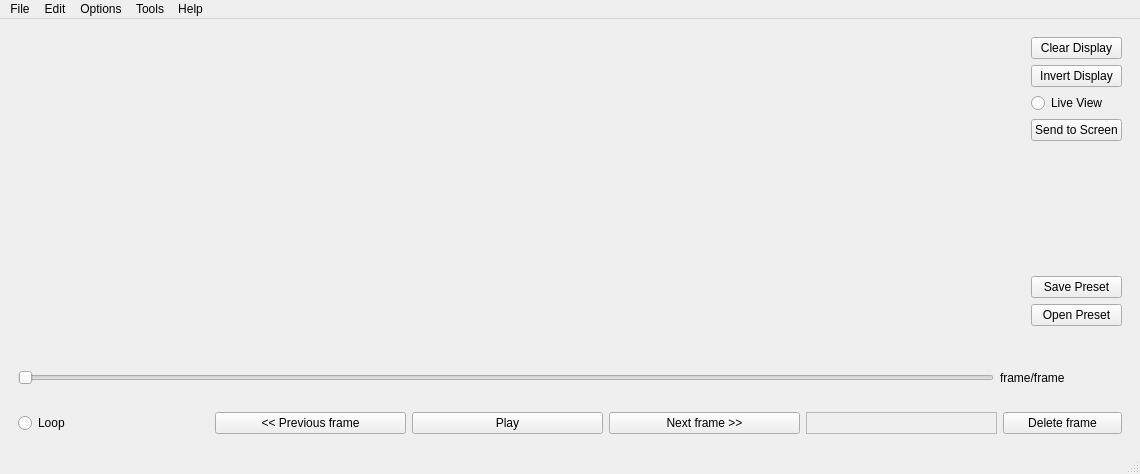
<?xml version="1.0" encoding="UTF-8"?>
<ui version="4.0">
 <class>MainWindow</class>
 <widget class="QMainWindow" name="MainWindow">
  <property name="geometry">
   <rect>
    <x>0</x>
    <y>0</y>
    <width>1140</width>
    <height>474</height>
   </rect>
  </property>
  <property name="windowTitle">
   <string>MainWindow</string>
  </property>
  <widget class="QWidget" name="centralwidget">
   <layout class="QVBoxLayout" name="verticalLayout_3" stretch="3,1">
    <item>
     <layout class="QHBoxLayout" name="horizontalLayout" stretch="8,0">
      <item>
       <widget class="QWidget" name="widget" native="true">
        <widget class="matrixWidget" name="LEDmatrixWidget" native="true">
         <property name="geometry">
          <rect>
           <x>10</x>
           <y>10</y>
           <width>960</width>
           <height>240</height>
          </rect>
         </property>
        </widget>
       </widget>
      </item>
      <item>
       <widget class="QWidget" name="menuButtons" native="true">
        <layout class="QVBoxLayout" name="verticalLayout_5">
         <item>
          <widget class="QPushButton" name="clearDisplay">
           <property name="text">
            <string>Clear Display</string>
           </property>
          </widget>
         </item>
         <item>
          <widget class="QPushButton" name="invertDisplay">
           <property name="text">
            <string>Invert Display</string>
           </property>
          </widget>
         </item>
         <item>
          <widget class="QRadioButton" name="liveView">
           <property name="text">
            <string>Live View</string>
           </property>
          </widget>
         </item>
         <item>
          <widget class="QPushButton" name="sendtoScreen">
           <property name="text">
            <string>Send to Screen</string>
           </property>
          </widget>
         </item>
         <item>
          <spacer name="verticalSpacer">
           <property name="orientation">
            <enum>Qt::Vertical</enum>
           </property>
           <property name="sizeHint" stdset="0">
            <size>
             <width>20</width>
             <height>30</height>
            </size>
           </property>
          </spacer>
         </item>
         <item>
          <widget class="QPushButton" name="savePreset">
           <property name="text">
            <string>Save Preset</string>
           </property>
          </widget>
         </item>
         <item>
          <widget class="QPushButton" name="openPreset">
           <property name="text">
            <string>Open Preset</string>
           </property>
          </widget>
         </item>
        </layout>
       </widget>
      </item>
     </layout>
    </item>
    <item>
     <widget class="QWidget" name="animToolWidget" native="true">
      <layout class="QVBoxLayout" name="verticalLayout_2">
       <item>
        <layout class="QHBoxLayout" name="horizontalLayout_4" stretch="8,1">
         <item>
          <widget class="QSlider" name="horizontalSlider">
           <property name="minimum">
            <number>0</number>
           </property>
           <property name="maximum">
            <number>0</number>
           </property>
           <property name="sliderPosition">
            <number>0</number>
           </property>
           <property name="orientation">
            <enum>Qt::Horizontal</enum>
           </property>
          </widget>
         </item>
         <item>
          <widget class="QLabel" name="frameLabel">
           <property name="text">
            <string>frame/frame</string>
           </property>
          </widget>
         </item>
        </layout>
       </item>
       <item>
        <layout class="QHBoxLayout" name="horizontalLayout_6" stretch="8,8,8,8,8,5">
         <item>
          <widget class="QRadioButton" name="toggleLoop">
           <property name="text">
            <string>Loop</string>
           </property>
          </widget>
         </item>
         <item>
          <widget class="QPushButton" name="prevFrame">
           <property name="text">
            <string>&lt;&lt; Previous frame</string>
           </property>
          </widget>
         </item>
         <item>
          <widget class="QPushButton" name="playpauseButton">
           <property name="text">
            <string>Play</string>
           </property>
          </widget>
         </item>
         <item>
          <widget class="QPushButton" name="nextFrame">
           <property name="toolTip">
            <string>Creates a new frame if necessary</string>
           </property>
           <property name="toolTipDuration">
            <number>1</number>
           </property>
           <property name="text">
            <string>Next frame &gt;&gt;</string>
           </property>
          </widget>
         </item>
         <item>
          <widget class="QFrame" name="frame_2">
           <property name="frameShape">
            <enum>QFrame::StyledPanel</enum>
           </property>
           <property name="frameShadow">
            <enum>QFrame::Raised</enum>
           </property>
          </widget>
         </item>
         <item>
          <widget class="QPushButton" name="deleteFrame">
           <property name="text">
            <string>Delete frame</string>
           </property>
          </widget>
         </item>
        </layout>
       </item>
      </layout>
     </widget>
    </item>
   </layout>
  </widget>
  <widget class="QMenuBar" name="menubar">
   <property name="geometry">
    <rect>
     <x>0</x>
     <y>0</y>
     <width>1140</width>
     <height>30</height>
    </rect>
   </property>
   <widget class="QMenu" name="menuFile">
    <property name="title">
     <string>File</string>
    </property>
    <addaction name="actionOpen"/>
    <addaction name="actionSave"/>
   </widget>
   <widget class="QMenu" name="menuOptions">
    <property name="title">
     <string>Options</string>
    </property>
    <addaction name="actionConnect"/>
    <addaction name="actionDisconnect"/>
    <addaction name="separator"/>
    <addaction name="actionMicrphone_monitor"/>
   </widget>
   <widget class="QMenu" name="menuHelp">
    <property name="title">
     <string>Help</string>
    </property>
   </widget>
   <widget class="QMenu" name="menuTools">
    <property name="title">
     <string>Tools</string>
    </property>
    <addaction name="actionAnimation"/>
   </widget>
   <widget class="QMenu" name="menuEdit">
    <property name="title">
     <string>Edit</string>
    </property>
    <addaction name="actionCopy"/>
    <addaction name="actionPaste"/>
   </widget>
   <addaction name="menuFile"/>
   <addaction name="menuEdit"/>
   <addaction name="menuOptions"/>
   <addaction name="menuTools"/>
   <addaction name="menuHelp"/>
  </widget>
  <widget class="QStatusBar" name="statusbar"/>
  <action name="actionOpen">
   <property name="text">
    <string>Open</string>
   </property>
  </action>
  <action name="actionSave">
   <property name="text">
    <string>Save</string>
   </property>
   <property name="shortcut">
    <string>Ctrl+S</string>
   </property>
  </action>
  <action name="actionAnimation">
   <property name="checkable">
    <bool>true</bool>
   </property>
   <property name="text">
    <string>Animation</string>
   </property>
  </action>
  <action name="actionCopy">
   <property name="text">
    <string>Copy</string>
   </property>
   <property name="shortcut">
    <string>Ctrl+C</string>
   </property>
  </action>
  <action name="actionPaste">
   <property name="text">
    <string>Paste</string>
   </property>
   <property name="shortcut">
    <string>Ctrl+V</string>
   </property>
  </action>
  <action name="actionConnect">
   <property name="text">
    <string>Connect</string>
   </property>
  </action>
  <action name="actionDisconnect">
   <property name="text">
    <string>Disconnect</string>
   </property>
  </action>
  <action name="actionSet_Frame_from_file">
   <property name="text">
    <string>Set Frame from file</string>
   </property>
  </action>
  <action name="actionMicrphone_monitor">
   <property name="checkable">
    <bool>true</bool>
   </property>
   <property name="text">
    <string>Micrphone monitor</string>
   </property>
  </action>
 </widget>
 <customwidgets>
  <customwidget>
   <class>matrixWidget</class>
   <extends>QWidget</extends>
   <header location="global">matrixwidget.h</header>
   <container>1</container>
   <slots>
    <slot>slotClear()</slot>
    <slot>slotInvert()</slot>
    <slot>slotSave()</slot>
    <slot>slotOpen()</slot>
    <slot>slotSendOut()</slot>
    <slot>slotSetIP(QString)</slot>
    <slot>slotSliderValChanged(int)</slot>
    <slot>slotDeleteFrame()</slot>
    <slot>slotCopyFrame()</slot>
    <slot>slotPasteFrame()</slot>
    <slot>slotMic(bool)</slot>
   </slots>
  </customwidget>
 </customwidgets>
 <resources/>
 <connections>
  <connection>
   <sender>actionConnect</sender>
   <signal>triggered()</signal>
   <receiver>MainWindow</receiver>
   <slot>slotConnect()</slot>
   <hints>
    <hint type="sourcelabel">
     <x>-1</x>
     <y>-1</y>
    </hint>
    <hint type="destinationlabel">
     <x>551</x>
     <y>206</y>
    </hint>
   </hints>
  </connection>
  <connection>
   <sender>horizontalSlider</sender>
   <signal>valueChanged(int)</signal>
   <receiver>LEDmatrixWidget</receiver>
   <slot>slotSliderValChanged(int)</slot>
   <hints>
    <hint type="sourcelabel">
     <x>502</x>
     <y>332</y>
    </hint>
    <hint type="destinationlabel">
     <x>496</x>
     <y>166</y>
    </hint>
   </hints>
  </connection>
  <connection>
   <sender>deleteFrame</sender>
   <signal>clicked()</signal>
   <receiver>LEDmatrixWidget</receiver>
   <slot>slotDeleteFrame()</slot>
   <hints>
    <hint type="sourcelabel">
     <x>1061</x>
     <y>374</y>
    </hint>
    <hint type="destinationlabel">
     <x>496</x>
     <y>166</y>
    </hint>
   </hints>
  </connection>
  <connection>
   <sender>actionCopy</sender>
   <signal>triggered()</signal>
   <receiver>LEDmatrixWidget</receiver>
   <slot>slotCopyFrame()</slot>
   <hints>
    <hint type="sourcelabel">
     <x>-1</x>
     <y>-1</y>
    </hint>
    <hint type="destinationlabel">
     <x>496</x>
     <y>166</y>
    </hint>
   </hints>
  </connection>
  <connection>
   <sender>actionPaste</sender>
   <signal>triggered()</signal>
   <receiver>LEDmatrixWidget</receiver>
   <slot>slotPasteFrame()</slot>
   <hints>
    <hint type="sourcelabel">
     <x>-1</x>
     <y>-1</y>
    </hint>
    <hint type="destinationlabel">
     <x>496</x>
     <y>166</y>
    </hint>
   </hints>
  </connection>
  <connection>
   <sender>actionMicrphone_monitor</sender>
   <signal>toggled(bool)</signal>
   <receiver>LEDmatrixWidget</receiver>
   <slot>slotMic(bool)</slot>
   <hints>
    <hint type="sourcelabel">
     <x>-1</x>
     <y>-1</y>
    </hint>
    <hint type="destinationlabel">
     <x>496</x>
     <y>166</y>
    </hint>
   </hints>
  </connection>
  <connection>
   <sender>clearDisplay</sender>
   <signal>clicked()</signal>
   <receiver>LEDmatrixWidget</receiver>
   <slot>slotClear()</slot>
   <hints>
    <hint type="sourcelabel">
     <x>1078</x>
     <y>54</y>
    </hint>
    <hint type="destinationlabel">
     <x>496</x>
     <y>166</y>
    </hint>
   </hints>
  </connection>
  <connection>
   <sender>invertDisplay</sender>
   <signal>clicked()</signal>
   <receiver>LEDmatrixWidget</receiver>
   <slot>slotInvert()</slot>
   <hints>
    <hint type="sourcelabel">
     <x>1078</x>
     <y>94</y>
    </hint>
    <hint type="destinationlabel">
     <x>496</x>
     <y>166</y>
    </hint>
   </hints>
  </connection>
  <connection>
   <sender>sendtoScreen</sender>
   <signal>clicked()</signal>
   <receiver>LEDmatrixWidget</receiver>
   <slot>slotSendOut()</slot>
   <hints>
    <hint type="sourcelabel">
     <x>1078</x>
     <y>162</y>
    </hint>
    <hint type="destinationlabel">
     <x>496</x>
     <y>166</y>
    </hint>
   </hints>
  </connection>
  <connection>
   <sender>savePreset</sender>
   <signal>clicked()</signal>
   <receiver>LEDmatrixWidget</receiver>
   <slot>slotSave()</slot>
   <hints>
    <hint type="sourcelabel">
     <x>1078</x>
     <y>278</y>
    </hint>
    <hint type="destinationlabel">
     <x>496</x>
     <y>166</y>
    </hint>
   </hints>
  </connection>
  <connection>
   <sender>openPreset</sender>
   <signal>clicked()</signal>
   <receiver>LEDmatrixWidget</receiver>
   <slot>slotOpen()</slot>
   <hints>
    <hint type="sourcelabel">
     <x>1078</x>
     <y>318</y>
    </hint>
    <hint type="destinationlabel">
     <x>496</x>
     <y>166</y>
    </hint>
   </hints>
  </connection>
  <connection>
   <sender>actionSave</sender>
   <signal>triggered()</signal>
   <receiver>LEDmatrixWidget</receiver>
   <slot>slotSave()</slot>
   <hints>
    <hint type="sourcelabel">
     <x>-1</x>
     <y>-1</y>
    </hint>
    <hint type="destinationlabel">
     <x>496</x>
     <y>166</y>
    </hint>
   </hints>
  </connection>
  <connection>
   <sender>actionOpen</sender>
   <signal>triggered()</signal>
   <receiver>LEDmatrixWidget</receiver>
   <slot>slotOpen()</slot>
   <hints>
    <hint type="sourcelabel">
     <x>-1</x>
     <y>-1</y>
    </hint>
    <hint type="destinationlabel">
     <x>496</x>
     <y>166</y>
    </hint>
   </hints>
  </connection>
 </connections>
 <slots>
  <signal>IPchanged(QString)</signal>
  <slot>slotConnect()</slot>
  <slot>slotMic(bool)</slot>
 </slots>
</ui>
